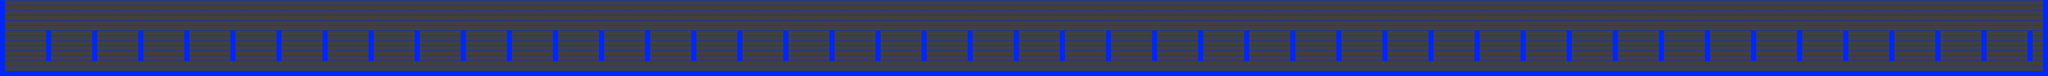

A 2D game scene composited from a Tiled map and its tileset images. What follows is a short description and the map's XML, with each tile layer's data collapsed to a summary:
An orthogonal 400x15 tile map with 15x15 px tiles, 2 tile layers (Collision, Level), 3 tilesets and 3 objects (2x Wall, Floor).

<map version="1.0" orientation="orthogonal" renderorder="right-down" width="400" height="15" tilewidth="15" tileheight="15" nextobjectid="14">
 <tileset firstgid="1" name="Collision" tilewidth="15" tileheight="15" tilecount="4" columns="2">
  <image source="collision2.png" width="32" height="32" />
 </tileset>
 <tileset firstgid="5" name="Level" tilewidth="15" tileheight="15" tilecount="4" columns="1">
  <image source="level.png" width="16" height="32" />
 </tileset>
 <tileset firstgid="9" name="Jump Reset" tilewidth="15" tileheight="15" tilecount="1" columns="1">
  <image source="collision.png" width="16" height="16" />
 </tileset>
 <objectgroup name="Test">
  <object id="3" name="Floor" type="Floor" x="-1" y="210" width="6001" height="14" />
  <object id="5" name="Wall" type="Wall" x="1" y="0" width="16" height="209" />
  <object id="10" name="Wall" type="Wall" x="5984" y="0" width="15" height="209" />
 </objectgroup>
 <layer name="Collision" width="400" height="15">
  <data>[6000 cells, 428 non-empty, 1 distinct tile ids]</data>
 </layer>
 <layer name="Level" width="400" height="15">
  <data>[6000 cells, 6000 non-empty, 2 distinct tile ids]</data>
 </layer>
</map>
